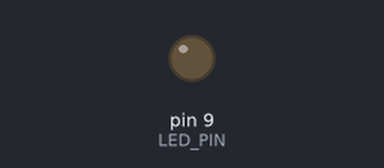
Simulated run of this sketch. Board: Arduino Uno, built with avr-gcc and run on an emulated ATmega328P. Shown: output pins drawn as LEDs (lit = HIGH).

Above: at 0.05 s.
At 1.25 s:
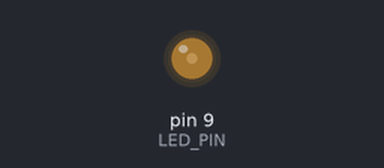
At 2.5 s:
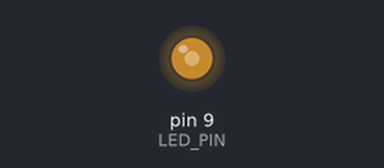
At 5.0 s:
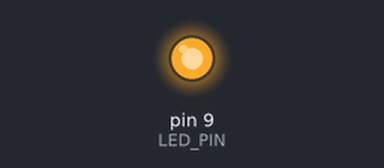
Timing chart, 0 to 6.5 s (numbered marks = the images above):
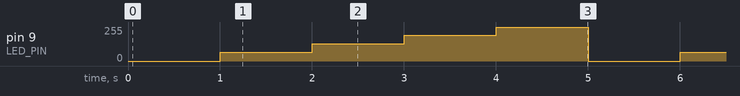

The sketch:

PWMLED.ino
```cpp
/*
  Assignment 6A
  PWM Control of LED Brightness

  LED:
    Arduino D9 -> 220-330 ohm resistor -> LED -> GND

  PWM values:
    0   -> 0% duty cycle
    64  -> approximately 25%
    128 -> approximately 50%
    192 -> approximately 75%
    255 -> approximately 100%

  Purpose:
  To observe how PWM duty cycle affects LED brightness.
*/

const int LED_PIN = 9;     // D9 is a PWM-capable pin

void setup()
{
  // Configure the LED pin as an output.
  pinMode(LED_PIN, OUTPUT);
}

void loop()
{
  // 0% duty cycle - LED OFF.
  analogWrite(LED_PIN, 0);
  delay(1000);

  // Approximately 25% duty cycle.
  analogWrite(LED_PIN, 64);
  delay(1000);

  // Approximately 50% duty cycle.
  analogWrite(LED_PIN, 128);
  delay(1000);

  // Approximately 75% duty cycle.
  analogWrite(LED_PIN, 192);
  delay(1000);

  // 100% duty cycle - LED fully ON.
  analogWrite(LED_PIN, 255);
  delay(1000);
}
```

Measured:
- by itself, pin 9 (LED_PIN): repeats every 5.0 s: 128/255 1.0 s, 192/255 1.0 s, 255/255 1.0 s, 0/255 1.0 s, 64/255 1.0 s
